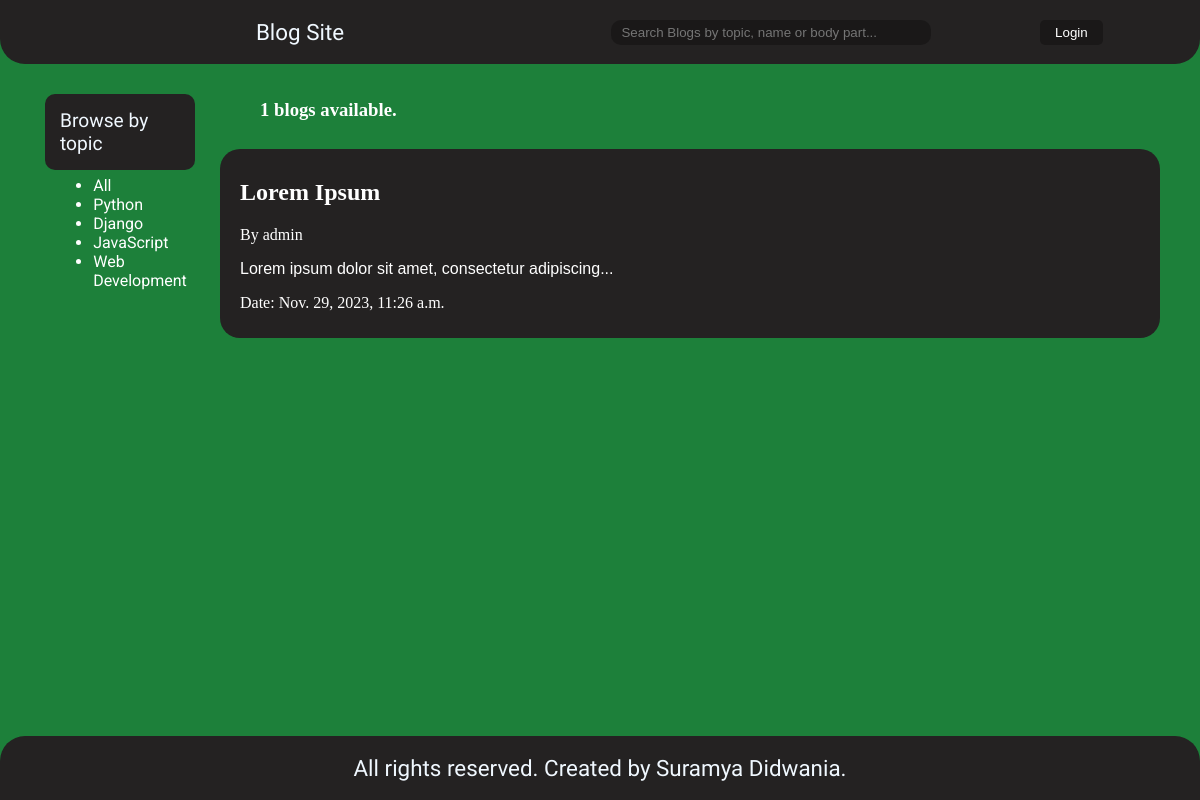
The page /blogs?q=Python on the database as committed earlier.
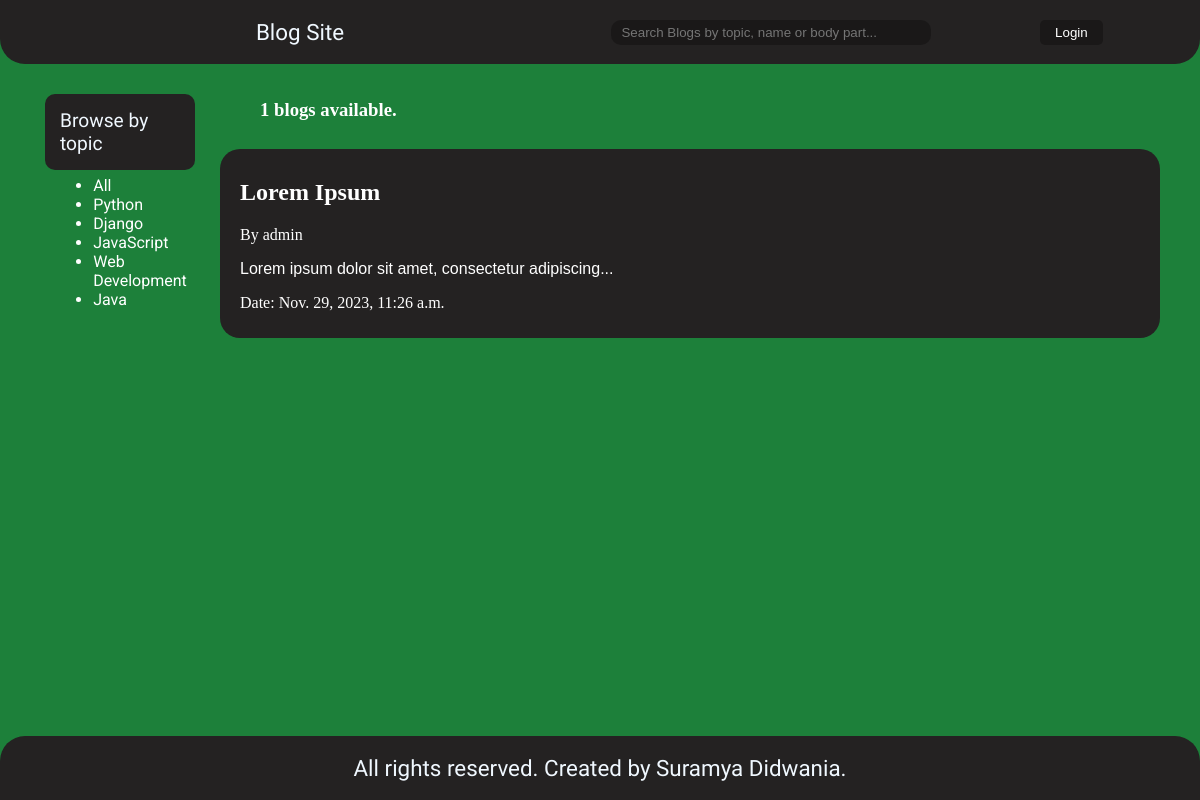
The same page on the database as committed later.
### blogs/models.py (models this page shows, shortened)
class topic(models.Model):
    topicname = models.CharField(max_length=20)

class blog(models.Model):
    title = models.CharField(max_length=50)
    slug = models.CharField(max_length=30)
    body = models.TextField()
    date = models.DateTimeField(default=timezone.now)
    thumb = models.ImageField(upload_to="thumbnails",blank=True)
    topicname = models.ForeignKey(topic,on_delete=models.SET_NULL,null=True)
    author = models.TextField(blank=False,default='admin')
    def bodypart(self):
        return self.body[:50]

### blogs/views.py (the view)
# urls.py: path('blogs',views.bloglist,name='blogs'),
def bloglist(request):
    if request.GET.get('q')!=None:
        topicname = request.GET.get('q')
    else:
        topicname = ''
    blogs = blog.objects.all().filter(
        Q(topicname__topicname__icontains=topicname) |
        Q(title__icontains = topicname) |
        Q(body__icontains=topicname)
        )
    num_blogs = blogs.count()
    topics = topic.objects.all()
    return render(request, 'bloglist.html', {'blogs':blogs,'topics':topics,'num_blogs':num_blogs})

### blogs/templates/bloglist.html
{% extends 'base_layout.html' %}
{% block content %}
<div class="bloglist">
    <div class="browse">
        <p style="
            color: black;
            font-family: 'Exo 2', sans-serif;
            position: absolute;
            top: 0px;
            width: inherit;
            font-size: larger;
            background-color: rgb(36,34,34);
            border-radius: 10px;
            color: aliceblue;
            padding: 15px 15px;">Browse by topic
        </p>
        <ul style="
            position: absolute;
            top: 85px;
            font-family: 'Roboto',sans-serif;
        ">
            <li>
                <a href="{% url 'blogs' %}">
                    All
                </a>
            </li>
            {% for topic in topics %}
                <li>
                    <a href="{% url 'blogs' %}?q={{topic.topicname}}">
                        {{ topic.topicname }}
                    </a>
                </li>
            {% endfor %}
        </ul>
    </div>
    <div class="posts">
        <h3 style="margin-left: 20px;">{{num_blogs}} blogs available.</h3>
        {% for blog in blogs %}
        <div class="blog-post">
            <a href="{% url 'blogpage' blog.slug %}">
            <h2 class="blog-post-title" style="font-family: Merryweather;">{{ blog.title }}</h2>
            </a>
            <p>By {{ blog.author }}</p>
            <p style="font-family: sans-serif;">{{blog.bodypart}}...</p>
            <p style="font-family: playfair display;">Date: {{blog.date}}</p>
        </div>
        {% endfor %}
    </div>
</div>
{% endblock%}

Rows that differ between the two databases and show on the page:
added topic: topicname "Java"
